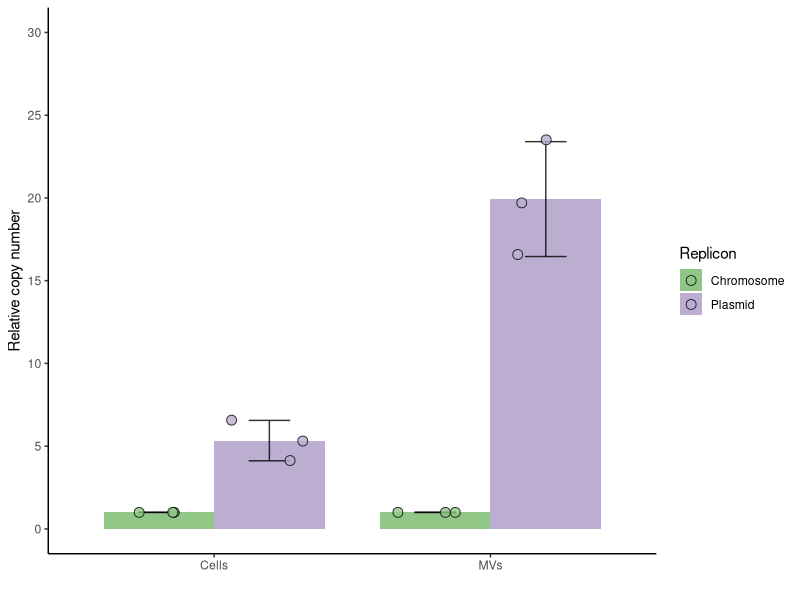
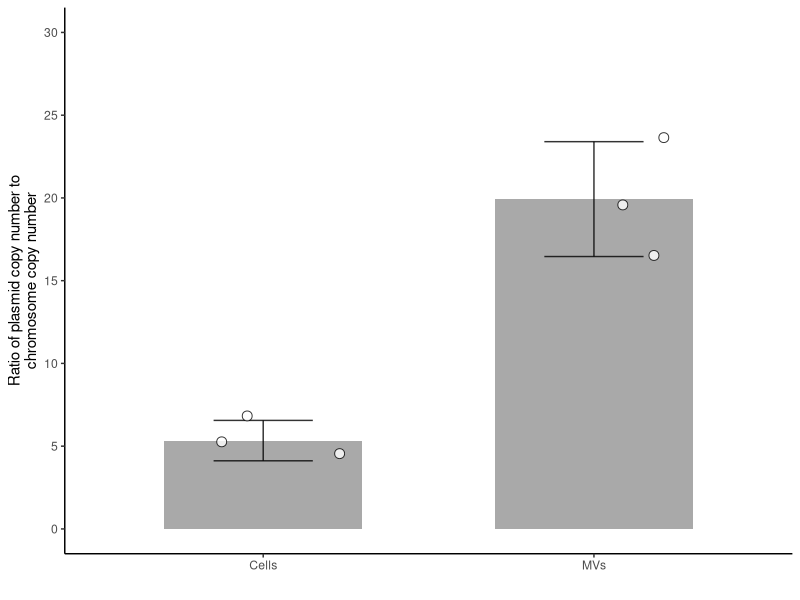

Source code (R) for these figures, in order:
## ---- chunk 1

library(tidyverse)

MVgp <- read.csv("plasmid-chromosome-ratio.csv", head = T, sep = ",")

# Aggregate data
MVgp_agg <- MVgp %>%
  group_by(group,replicon) %>%
  summarise(mean_value = mean(value), sd_value = sd(value))

# Plot all
MVgp_plot <- ggplot(MVgp_agg, aes(x = group, y = mean_value, fill = replicon)) +
  geom_bar(stat = "identity", position = position_dodge(width = 0.8), width = 0.8) +
  geom_errorbar(aes(ymin = mean_value - sd_value, ymax = mean_value + sd_value),
                position = position_dodge(width = 0.8), width = 0.3, color = "black", alpha = 0.8) +
  geom_jitter(data = MVgp, aes(x = group, y = value, fill = replicon),
              position = position_jitterdodge(jitter.width = 0.3, dodge.width = 0.8),
              alpha = 0.8, size = 3, shape = 21) +
  labs(x = "", y = "Relative copy number", fill = "Replicon") +
  scale_fill_manual(values = c("#90C786", "#bcaed1")) +
  scale_y_continuous(limits = c(0,30), breaks = seq(0, 30, by = 5)) + 
  theme_classic()
MVgp_plot


MVgp_plasmid <- subset(MVgp, replicon == "Plasmid")
MVgp_agg_plasmid <- subset(MVgp_agg, replicon == "Plasmid")

# Plot ratio
MVgp_plot_plasmid <- ggplot(MVgp_agg_plasmid, aes(x = group, y = mean_value)) +
  geom_bar(stat = "identity", position = position_dodge(width = 0.8), width = 0.6, fill = "darkgrey") +
  geom_errorbar(aes(ymin = mean_value - sd_value, ymax = mean_value + sd_value),
                position = position_dodge(width = 0.8), width = 0.3, color = "black", alpha = 0.8) +
  geom_jitter(data = MVgp_plasmid, aes(x = group, y = value), fill = "white",
              position = position_jitter(width = 0.3),
              alpha = 0.8, size = 3, shape = 21) +
  labs(x = "", y = "Ratio of plasmid copy number to\nchromosome copy number") +
  scale_y_continuous(limits = c(0,30), breaks = seq(0, 30, by = 5)) + 
  theme_classic()
MVgp_plot_plasmid



shapiro.test(MVgp_plasmid$value[MVgp_plasmid$group == "Cells"])
# W = 0.99964, p-value = 0.9639
shapiro.test(MVgp_plasmid$value[MVgp_plasmid$group == "MVs"])
# W = 0.99671, p-value = 0.8903

MVgp_plasmid <- MVgp_plasmid %>%
  mutate(id = str_extract(sample, "[^-]+$"))

MVgp_plasmid_wide <- pivot_wider(MVgp_plasmid, id_cols = id, names_from = group, values_from = value)

# Statistical analysis: paired Student's t-test
t.test(MVgp_plasmid_wide$Cells, MVgp_plasmid_wide$MVs, paired = T)
# data:  MVgp_plasmid_wide$Cells and MVgp_plasmid_wide$MVs
# t = -8.5437, df = 2, p-value = 0.01342
# alternative hypothesis: true mean difference is not equal to 0
# 95 percent confidence interval:
#  -21.942617  -7.244049
# sample estimates:
# mean difference 
#       -14.59333

